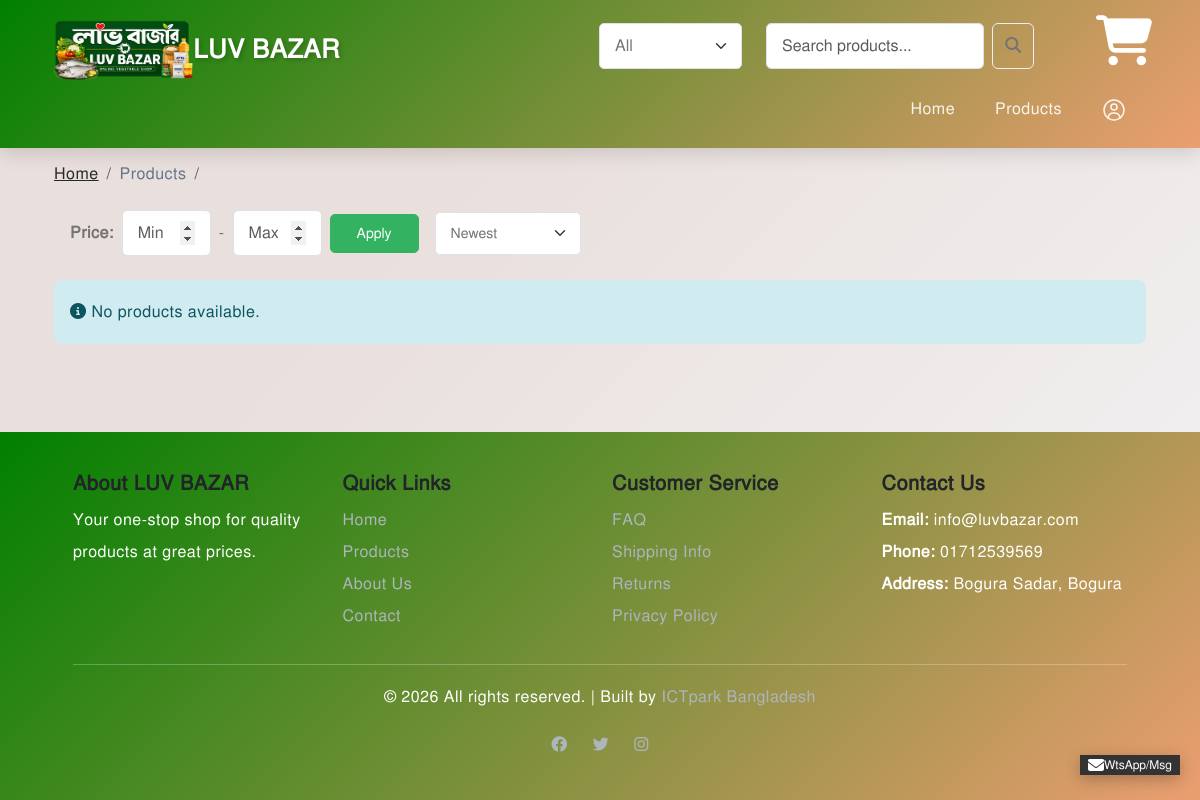
Before: /products/?category=Fishes with the older database file.
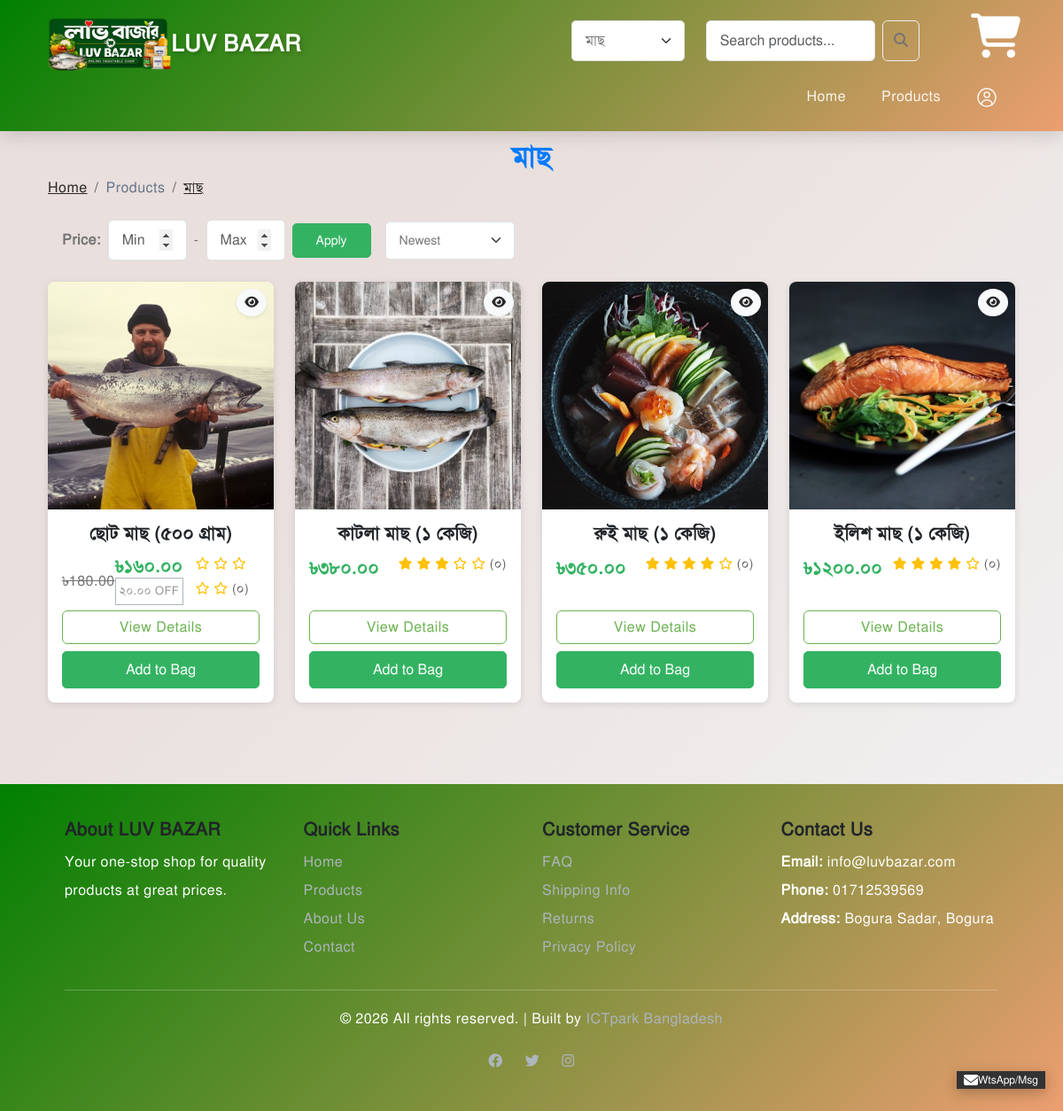
After: the same page with the newer database file.
### products/models.py (models this page shows, shortened)
class Product(models.Model):
    STATUS_CHOICES = [
        ('active', 'Active'),
        ('inactive', 'Inactive'),
        ('discontinued', 'Discontinued'),
    ]
    serial=models.IntegerField(max_length=100, default=0)
    name = models.CharField(max_length=255)
    description = models.TextField()
    category = models.ForeignKey(Category, on_delete=models.SET_NULL, null=True, related_name='products')
    price = models.DecimalField(max_digits=10, decimal_places=2, validators=[MinValueValidator(0)])
    offer_price = models.DecimalField(max_digits=10, decimal_places=2, validators=[MinValueValidator(0)], null=True, blank=True)
    stock = models.IntegerField(validators=[MinValueValidator(0)])
    image = models.ImageField(upload_to='products/%Y/%m/%d/', null=True, blank=True)
    slug = models.SlugField(unique=True)
    status = models.CharField(max_length=20, choices=STATUS_CHOICES, default='active')
    rating = models.DecimalField(max_digits=3, decimal_places=2, default=0, validators=[MinValueValidator(0)])
    unit=models.CharField(max_length=50, null=True, blank=True)
    created_at = models.DateTimeField(auto_now_add=True)
    updated_at = models.DateTimeField(auto_now=True)
    class Meta:
        ordering = ['serial', 'rating', 'name']
        indexes = [
            models.Index(fields=['slug']),
            models.Index(fields=['status']),
            models.Index(fields=['status', 'rating']),
            models.Index(fields=['status', 'serial']),
            models.Index(fields=['category', 'status']),
        ]

class Category(models.Model):
    serial=models.IntegerField(max_length=100, default=0)
    name = models.CharField(max_length=200, unique=True)
    description = models.TextField(blank=True, null=True)
    slug = models.SlugField(unique=True)
    image = models.ImageField(upload_to='categories/%Y/%m/', null=True, blank=True)
    created_at = models.DateTimeField(auto_now_add=True)
    updated_at = models.DateTimeField(auto_now=True)
    class Meta:
        verbose_name_plural = "Categories"
        ordering = ['serial', 'name']
        indexes = [
            models.Index(fields=['slug']),
        ]

### products/views.py (the view)
# urls.py: path('products/', products_list, name='products-list'),
def products_list(request):
    products = Product.objects.filter(status='active').select_related('category')
    categories = Category.objects.only('id', 'name', 'slug')
    category_slug = request.GET.get('category')
    if category_slug:
        products = products.filter(category__slug=category_slug)
    search_query = request.GET.get('search')
    if search_query:
        products = products.filter(name__icontains=search_query)
    min_price = request.GET.get('min_price')
    max_price = request.GET.get('max_price')
    if min_price:
        products = products.filter(price__gte=min_price)
    if max_price:
        products = products.filter(price__lte=max_price)
    rating = request.GET.get('rating')
    if rating:
        products = products.filter(rating__gte=rating)
    sort_by = request.GET.get('sort', '-created_at')
    if sort_by in ['-created_at', 'price', '-price', '-rating']:
        products = products.order_by(sort_by)
    paginator = Paginator(products, 12)
    page = request.GET.get('page')
    products_page = paginator.get_page(page)
    cart_product_ids = []
    cart_quantities = {}
    from cart.models import Cart
    if request.user.is_authenticated:
        cart = Cart.objects.filter(user=request.user).first()
    else:
        session_id = request.session.session_key
        if session_id:
            cart = Cart.objects.filter(session_id=session_id).first()
        else:
            cart = None
    if cart:
        cart_product_ids = list(cart.items.values_list('product_id', flat=True))
        cart_quantities = {item.product_id: item.quantity for item in cart.items.all()}
    context = {
        'products': products_page,
        'page_obj': products_page,  # For pagination template
        'is_paginated': products_page.has_other_pages(),  # For pagination template
        'paginator': paginator,  # For pagination template
        'categories': categories,
        'selected_category': category_slug,
        'search_query': search_query,
        'selected_rating': rating,
        'cart_product_ids': cart_product_ids,
        'cart_quantities': cart_quantities,
        'category_slug': category_slug,
    }
    return render(request, 'products/list.html', context)

### cart/context_processors.py (called while the page is built)
def cart_count(request):
    count = 0
    if request.user.is_authenticated:
        cart = Cart.objects.filter(user=request.user).first()
    else:
        session_id = request.session.session_key
        if session_id:
            cart = Cart.objects.filter(session_id=session_id).first()
        else:
            cart = None
    if cart:
        count = cart.get_item_count()
    return {'cart_item_count': count}
    return {'cart_item_count': count}

### ecommerce/context_processors.py (called while the page is built)
def site_info(request):
    site_settings = cache.get('site_settings')
    if site_settings is None:
        site_settings = SiteSetting.objects.first()
        cache.set('site_settings', site_settings, 3600)  # cache 1 hour
    categories = cache.get('all_categories')
    if categories is None:
        categories = list(Category.objects.only('id', 'name', 'slug', 'image', 'serial').order_by('serial', 'name'))
        cache.set('all_categories', categories, 600)  # cache 10 minutes
    return {
        'settings': site_settings,
        'categories': categories,
    }

### products/templatetags/site_tags.py (called while the page is built)
@register.filter
def subtract(value, arg):
    return value - arg

### templates/products/list.html (shortened to what the changed rows need)
{% extends 'base.html' %}
{% load static %}
{% load cart_tags %}
{% load site_tags %}
{% load custom_filter %}
{% block content %}
    <div class="container-lg py-5">
        <div class="row mb-4">
            <div class="col-12">
                <h2 class="mb-3" style="color: #007bff;text-align: center;">
                {% if category_slug %}
                    {{ products.0.category.name }}
                {% else %}
                    All Products
                {% endif %}
                    </h2>
                <nav aria-label="breadcrumb" class="mb-3">
                    <ol class="breadcrumb">
                        <li class="breadcrumb-item"><a href="{% url 'home' %}">Home</a></li>
                        <li class="breadcrumb-item active">Products</li>
                        <li class="breadcrumb-item"><a href="{{ products.0.category.get_absolute_url }}">{{ products.0.category.name }}</a></li>
                    </ol>
                </nav>
                <div class="d-flex flex-wrap gap-3 align-items-center">
                    <form method="get" class="d-flex gap-2 align-items-center mb-0">
                    </form>
                    <form method="get" class="mb-0">
                    </form>
                </div>
            </div>
        </div>
        <div class="row">
                {% if products %}
                    {% for product in products %}
                        <div class="col-md-6 col-lg-3 mb-4">
                            <div class="card product-card h-100">
                                <button class="btn btn-light btn-sm position-absolute top-0 end-0 m-2 rounded-circle shadow-sm quick-view-btn"
                                        data-bs-toggle="modal"
                                        data-bs-target="#quickViewModal"
                                        data-slug="{{ product.slug }}"
                                        title="Quick View"
                                        style="z-index: 10;">
                                    <a href="{% url 'product-detail' product.slug %}" target="_blank"><i class="fas fa-eye"></i></a>
                                </button>
                                <a href="{% url 'product-detail' product.slug %}">
                                    {% if product.image %}
                                    <img src="{{ product.image.url }}" class="card-img-top" alt="{{ product.name }}" style=" object-fit: cover;" loading="lazy">
                                    {% else %}
                                    <div class="d-flex align-items-center justify-content-center bg-light icon-responsive">
                                        <i class="fas fa-box fa-3x text-muted"></i>
                                    </div>
                                    {% endif %}
                                </a>
                                <div class="card-body d-flex flex-column">
                                    <h5 class="card-title text-truncate h5-product-name">
                                        <a href="{% url 'product-detail' product.slug %}" class="text-decoration-none text-dark">{{ product.name }}</a>
                                    </h5>
                                    <div class="d-flex justify-content-between align-items-center mb-3 div-price-rating">
                                        {% if product.offer_price %}
                                        <del>&#2547;{{ product.price|floatformat:2 }}</del>
                                        <h5 class="mb-0 text-primary h5-price">&#2547;{{ product.offer_price|floatformat:2 | eng_to_bengali_digits }}<span class="badge border border-dark-subtle rounded-0 fw-normal px-1 fs-7 lh-1 text-body-tertiary h5-price">{{ product.price|subtract:product.offer_price|floatformat:2 | eng_to_bengali_digits }} OFF</span></h5>
                                        {% else %}
                                        <h5 class="mb-0 text-primary h5-price">&#2547;{{ product.price|floatformat:2 | eng_to_bengali_digits }}</h5>
                                        {% endif %}
                                        <div class="product-rating text-warning small ">
                                            {% for i in "12345" %}
                                                {% if forloop.counter <= product.rating %}
                                                    <i class="fas fa-star"></i>
                                                {% else %}
                                                    <i class="far fa-star"></i>
                                                {% endif %}
                                            {% endfor %}
                                            <span class="text-muted">({{ product.reviews.count | eng_to_bengali_digits }})</span>
                                        </div>
                                    </div>
                                    <div class="mt-auto">
                                        <a href="{% url 'product-detail' product.slug %}" class="btn btn-outline-primary w-100 mb-2 btn-view-details">View Details</a>
                                        {% if product.stock > 0 %}
                                            <button class="btn btn-primary w-100 add-to-cart-btn {% if product.id in cart_product_ids %}d-none{% endif %} btn-add-to-cart"
                                                    id="add-btn-{{ product.id }}"
                                                    data-id="{{ product.id }}">
                                                Add to Bag
                                            </button>
                                        {% else %}
                                            <button class="btn btn-secondary w-100" disabled>Out of Stock</button>
                                        {% endif %}
                                    </div>
                                </div>
                            </div>
                        </div>
                    {% empty %}
                    <div class="col-12">
                        <div class="alert alert-info">
                            <i class="fas fa-info-circle"></i> No products found. Try adjusting your filters.
                        </div>
                    </div>
                    {% endfor %}
                {% else %}
                    <div class="col-12">
                        <div class="alert alert-info">
                            <i class="fas fa-info-circle"></i> No products available.
                        </div>
                    </div>
                {% endif %}
        </div>
    </div>
{% endblock %}

### templates/base.html (shortened to what the changed rows need)
{% load static %}
{% load site_tags %}
{% get_site_settings as settings %}
{% load custom_filter %}
<!DOCTYPE html>
<html lang="en">
<head>
    <link rel="preload" href="https://cdn.jsdelivr.net/npm/bootstrap@5.3.0/dist/css/bootstrap.min.css" as="style" onload="this.onload=null;this.rel='stylesheet'">
    <link rel="preload" href="https://cdnjs.cloudflare.com/ajax/libs/font-awesome/6.4.0/css/all.min.css" as="style" onload="this.onload=null;this.rel='stylesheet'">
    <link rel="preload" href="https://cdnjs.cloudflare.com/ajax/libs/toastr.js/latest/toastr.min.css" as="style" onload="this.onload=null;this.rel='stylesheet'">
    <link rel="stylesheet" type="text/css" href="{% static 'css/vendor.css' %}">
    <link rel="stylesheet" type="text/css" href="{% static 'css/style.css' %}">
</head>
<body>
    <nav class="navbar navbar-expand-lg navbar-dark" >
        <div class="container-lg">
            <div class="search-n-bag"  style="display: flex;">
            <div class="search-bar row bg-light p-2 rounded-4" style=" margin-right: 0; width: 100%;">
              <div class="col-md-4 d-none d-md-block">
                <form  action="/products/" method="GET" class="d-flex align-items-center">
                        <select class="form-select" id="categorySelect" name="category" style="max-width: 250px;" onchange="this.form.submit()">
                            <option value="">All </option>
                            {% for category in categories %}
                                <option value="{{ category.slug }}" {% if category.slug == selected_category %}selected{% endif %}>
                                    {{ category.name }}
                                </option>
                            {% endfor %}
                        </select>
                    </form>
              </div>
          </div>
        </div>
        </div>
    </nav>
    {% block content %}{% endblock %}
</body>
</html>

Changed rows visible on the page:
added Product: category.name "মাছ", image (picture), name "ছোট মাছ (৫০০ গ্রাম)", price "180.00", offer_price|eng_to_bengali_digits "১৬০.০০", price|subtract "২০.০০", rating 0 (drawn), reviews.count|eng_to_bengali_digits "০"
now on this page (row edited): Product: image (picture), name "কাটলা মাছ (১ কেজি)", price|eng_to_bengali_digits "৩৮০.০০", rating 3.8 (drawn), reviews.count|eng_to_bengali_digits "০"
now on this page (row edited): Product: image (picture), name "রুই মাছ (১ কেজি)", price|eng_to_bengali_digits "৩৫০.০০", rating 4.2 (drawn), reviews.count|eng_to_bengali_digits "০"
now on this page (row edited): Product: image (picture), name "ইলিশ মাছ (১ কেজি)", price|eng_to_bengali_digits "১২০০.০০", rating 4.2 (drawn), reviews.count|eng_to_bengali_digits "০"
Other visible differences:
form field category: "All" → "মাছ"
text no longer shown: "No products available."
